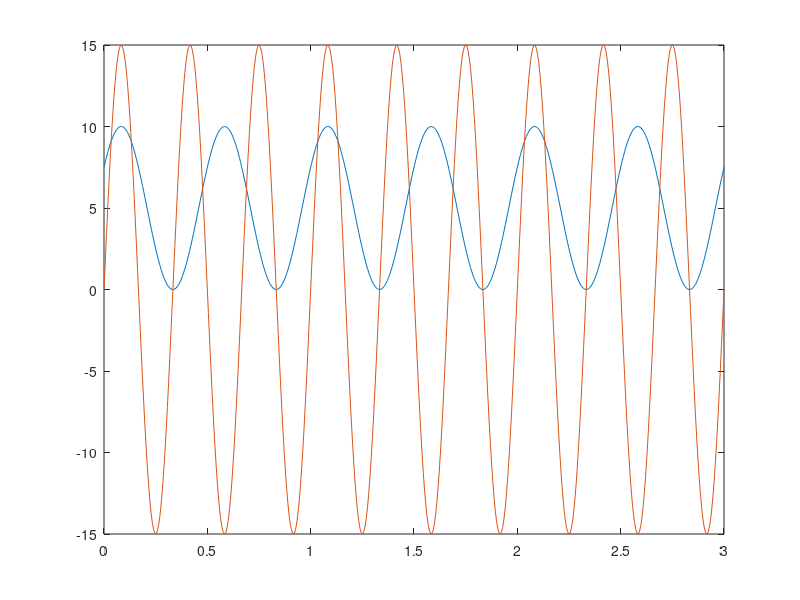

MATLAB code for this plot:
% JULIO CESAR GARCIA RIBEIRO - RA: 1994484

% vetor para conter os tempos (500 pontos de 0s ate 3s)
t = linspace(0,3,500);

% ciclos por segundo
f_ft1 = 2;
% defasagem de 30 graus (em rad pi/6)
lag_ft1 = pi/6;
% deslocamento vertical
vert_shift_ft1 = 5;
% amplitude
a_ft1 = 5;
% gera a funcao
ft1 = vert_shift_ft1 + a_ft1*sin(2*pi*f_ft1*t + lag_ft1);
figure;
% plota a primeira funcao na figura
plot(t, ft1);
% espera o proximo plot
hold on;

% ciclos por segundo
f_ft2 = 3;
% amplitude
a_ft2 = 15;
% gera a funcao
ft2 = a_ft2*sin(2*pi*f_ft2*t);
% plota a segunda funcao na figura
plot(t, ft2);